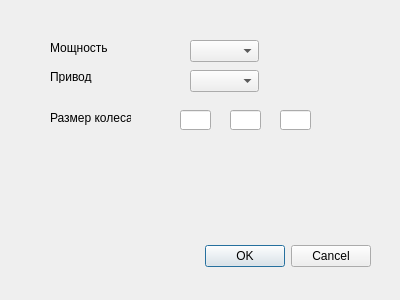
<?xml version="1.0" encoding="UTF-8"?>
<ui version="4.0">
 <class>Oborudovanie</class>
 <widget class="QDialog" name="Oborudovanie">
  <property name="geometry">
   <rect>
    <x>0</x>
    <y>0</y>
    <width>400</width>
    <height>300</height>
   </rect>
  </property>
  <property name="windowTitle">
   <string>Настройка оборудования</string>
  </property>
  <widget class="QDialogButtonBox" name="buttonBox">
   <property name="geometry">
    <rect>
     <x>30</x>
     <y>240</y>
     <width>341</width>
     <height>32</height>
    </rect>
   </property>
   <property name="orientation">
    <enum>Qt::Horizontal</enum>
   </property>
   <property name="standardButtons">
    <set>QDialogButtonBox::Cancel|QDialogButtonBox::Ok</set>
   </property>
  </widget>
  <widget class="QLabel" name="label">
   <property name="geometry">
    <rect>
     <x>50</x>
     <y>40</y>
     <width>61</width>
     <height>16</height>
    </rect>
   </property>
   <property name="text">
    <string>Мощность</string>
   </property>
  </widget>
  <widget class="QLabel" name="label_2">
   <property name="geometry">
    <rect>
     <x>50</x>
     <y>70</y>
     <width>47</width>
     <height>13</height>
    </rect>
   </property>
   <property name="text">
    <string>Привод</string>
   </property>
  </widget>
  <widget class="QComboBox" name="kWt">
   <property name="geometry">
    <rect>
     <x>190</x>
     <y>40</y>
     <width>69</width>
     <height>22</height>
    </rect>
   </property>
  </widget>
  <widget class="QComboBox" name="comboBox_2">
   <property name="geometry">
    <rect>
     <x>190</x>
     <y>70</y>
     <width>69</width>
     <height>22</height>
    </rect>
   </property>
  </widget>
  <widget class="QLabel" name="label_3">
   <property name="geometry">
    <rect>
     <x>50</x>
     <y>110</y>
     <width>81</width>
     <height>16</height>
    </rect>
   </property>
   <property name="text">
    <string>Размер колеса</string>
   </property>
  </widget>
  <widget class="QLineEdit" name="lineEdit">
   <property name="geometry">
    <rect>
     <x>180</x>
     <y>110</y>
     <width>31</width>
     <height>20</height>
    </rect>
   </property>
  </widget>
  <widget class="QLineEdit" name="lineEdit_2">
   <property name="geometry">
    <rect>
     <x>230</x>
     <y>110</y>
     <width>31</width>
     <height>20</height>
    </rect>
   </property>
  </widget>
  <widget class="QLineEdit" name="lineEdit_3">
   <property name="geometry">
    <rect>
     <x>280</x>
     <y>110</y>
     <width>31</width>
     <height>20</height>
    </rect>
   </property>
  </widget>
 </widget>
 <resources/>
 <connections>
  <connection>
   <sender>buttonBox</sender>
   <signal>accepted()</signal>
   <receiver>Oborudovanie</receiver>
   <slot>accept()</slot>
   <hints>
    <hint type="sourcelabel">
     <x>248</x>
     <y>254</y>
    </hint>
    <hint type="destinationlabel">
     <x>157</x>
     <y>274</y>
    </hint>
   </hints>
  </connection>
  <connection>
   <sender>buttonBox</sender>
   <signal>rejected()</signal>
   <receiver>Oborudovanie</receiver>
   <slot>reject()</slot>
   <hints>
    <hint type="sourcelabel">
     <x>316</x>
     <y>260</y>
    </hint>
    <hint type="destinationlabel">
     <x>286</x>
     <y>274</y>
    </hint>
   </hints>
  </connection>
 </connections>
</ui>
